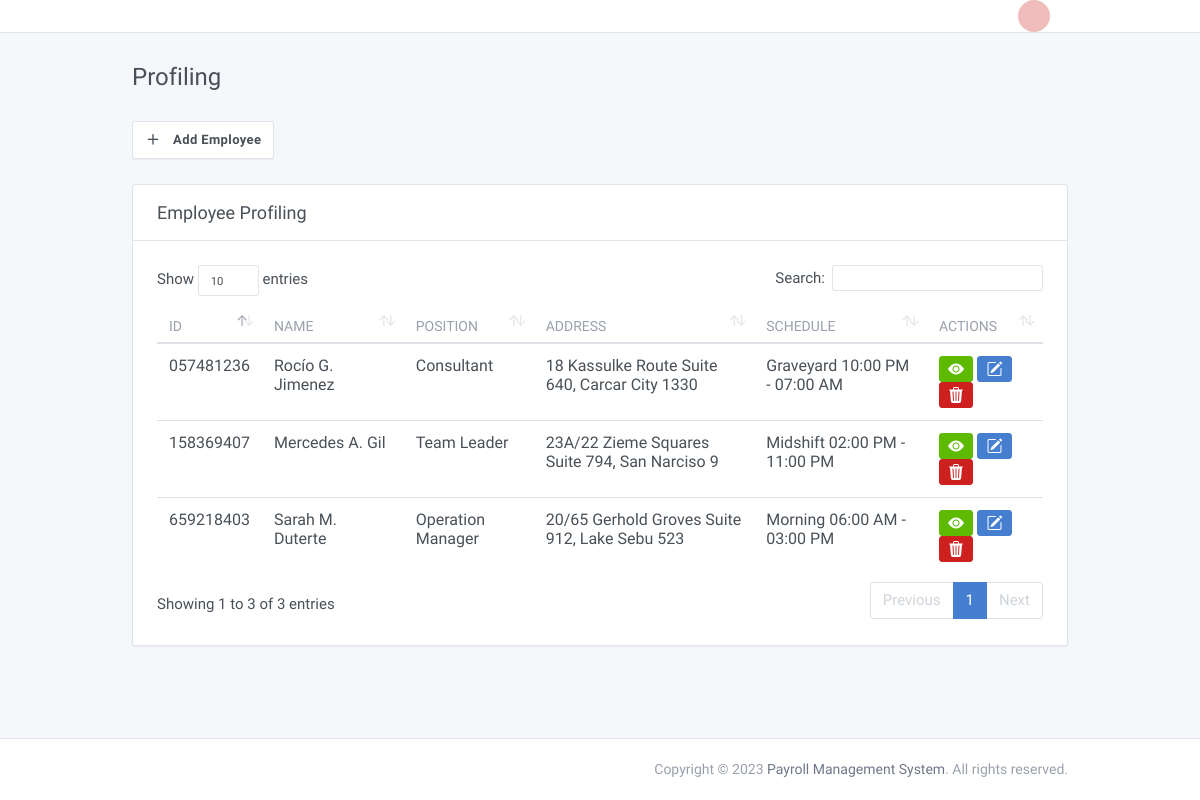
The page /admin/profile.php (signed in) on the database as committed earlier.
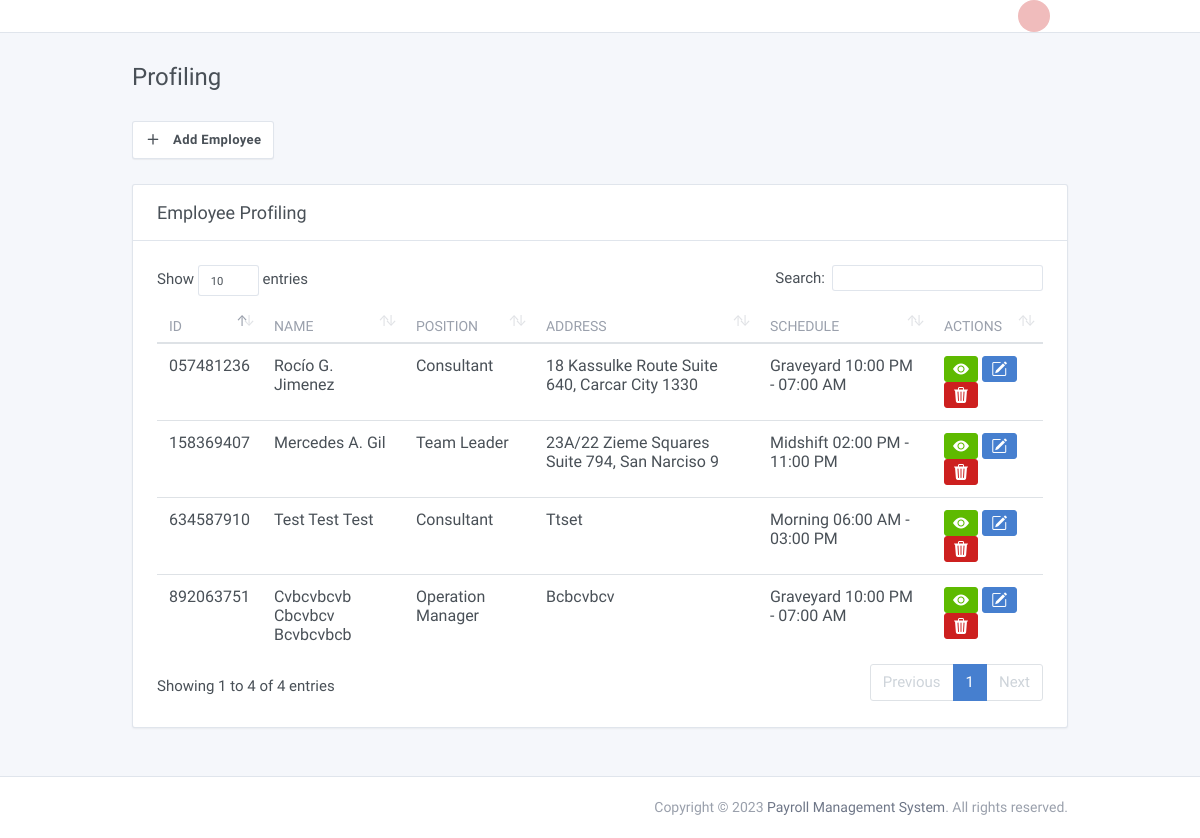
The same page on the database as committed later.
### tables this page shows
CREATE TABLE `employees` (
  `id` int(11) NOT NULL,
  `employee_id` varchar(45) DEFAULT NULL,
  `position_id` int(11) DEFAULT NULL,
  `schedule_id` int(11) DEFAULT NULL,
  `created_on` varchar(45) DEFAULT NULL,
  `photo` longtext DEFAULT NULL,
  `fullname` varchar(45) DEFAULT NULL,
  `address` varchar(45) DEFAULT NULL,
  `email` varchar(45) DEFAULT NULL,
  `phonenumber` varchar(45) DEFAULT NULL,
  `birthdate` varchar(45) DEFAULT NULL,
  `sex` varchar(45) DEFAULT NULL,
  `position` varchar(45) DEFAULT NULL,
  `civil_status` varchar(45) DEFAULT NULL,
  `citizenship` varchar(45) DEFAULT NULL,
  `height` int(11) DEFAULT NULL,
  `weight` int(11) DEFAULT NULL,
  `religion` varchar(45) DEFAULT NULL,
  `spouse` varchar(45) DEFAULT NULL,
  `spouse_occupation` varchar(45) DEFAULT NULL,
  `father` varchar(45) DEFAULT NULL,
  `father_occupation` varchar(45) DEFAULT NULL,
  `mother` varchar(45) DEFAULT NULL,
  `mother_occupation` varchar(45) DEFAULT NULL,
  `parent_address` varchar(45) DEFAULT NULL,
  `emergency_name` varchar(45) DEFAULT NULL,
  `emergency_contact` varchar(45) DEFAULT NULL,
  `project_name` varchar(45) DEFAULT NULL,
  `site_location` varchar(45) DEFAULT NULL
);

CREATE TABLE `position` (
  `id` int(11) NOT NULL,
  `description` varchar(45) DEFAULT NULL,
  `rate` double DEFAULT NULL,
  `position_id` varchar(45) DEFAULT NULL
);

CREATE TABLE `schedules` (
  `id` int(11) NOT NULL,
  `schedule_id` varchar(45) DEFAULT NULL,
  `time_in_morning` varchar(45) DEFAULT NULL,
  `time_out_morning` varchar(45) DEFAULT NULL,
  `time_in_afternoon` varchar(45) DEFAULT NULL,
  `time_out_afternoon` varchar(45) DEFAULT NULL,
  `time_in_graveyard` varchar(45) DEFAULT NULL,
  `time_out_graveyard` varchar(45) DEFAULT NULL
);

### admin/session/Global.php (called while the page is built, shortened)
<?php
 class Controller{
	public function SQLConnection(){
		$connection = array("server" => "localhost", "user" => "root", "password" => "", "database" => "payroll");
		$connections = mysqli_connect($connection["server"], $connection["user"], $connection["password"], $connection["database"]);
		return $connections;
	}
}

### admin/profile.php (the view, shortened to what this page needs)
<?php
require_once('includes/script.php');
?>
<!doctype html>
<html lang="en" dir="ltr">
<head>
  <link rel="stylesheet" href="https://cdn.jsdelivr.net/npm/bootstrap-icons@1.10.2/font/bootstrap-icons.css">
</head>
<body class="" v-on:click="Reload">
  <div class="page" id="app">
    <div class="page-main">
      <div class="header collapse d-lg-flex p-0" id="headerMenuCollapse">
        <div class="container">
          <div class="row align-items-center">
            <div class="d-flex">
              <?php require_once('includes/header.php') ?>
            </div>
            <div class="col-lg order-lg-first">
              <?php require_once('includes/subheader.php') ?>
            </div>
          </div>
        </div>
      </div>
      <div class="my-3 my-md-5">
        <div class="container">
          <div class="page-header">
            <h1 class="page-title">
              Profiling
            </h1>
          </div>
          <div class="row row-cards">
            <div style="padding-left: 12px; padding-bottom: 25px;">
              <button type="button" class="btn btn-secondary" data-toggle="modal" data-target="#modal-add-employee">
                <i class="fe fe-plus mr-2"></i> Add Employee
              </button>
            </div>
            <div class="col-12">
              <div class="card">
                <div class="card-header py-3">
                  <h3 class="card-title">Employee Profiling</h3>
                </div>
                <div class="card-body">
                  <div class="table-responsive">
                    <table class="table table-hover" id="dataTable" width="100%" cellspacing="0">
                      <thead>
                        <tr>
                          <th class="w-1">ID</th>
                          <th width="100">Name</th>
                          <th>Position</th>
                          <th>Address</th>
                          <th>Schedule</th>
                          <th>Actions</th>
                        </tr>
                      </thead>
                      <tbody>
                        <?php
                        $query = "SELECT *, employees.id AS empid FROM employees LEFT JOIN position ON position.id=employees.position_id LEFT JOIN schedules ON schedules.id=employees.schedule_id";
                        $result = mysqli_query($connection, $query);
                        while ($row = mysqli_fetch_assoc($result)) {
                        ?>
                          <tr>
                            <td><a><?php echo $row['employee_id'] ?></a></td>
                            <td><a class="text-inherit"><?php echo $row['fullname'] ?></a></td>
                            <td>
                              <?php echo $row['description'] ?>
                            </td>
                            <td>
                              <?php echo $row['address'] ?>
                            </td>
                            <td>
                              <?php
                              if (isset($row['time_in_morning'])) {
                                echo "Morning " . date("h:i A", strtotime($row['time_in_morning'])) . " - " . date("h:i A", strtotime($row['time_out_morning']));
                              } else if (isset($row['time_in_afternoon'])) {
                                echo "Midshift " . date("h:i A", strtotime($row['time_in_afternoon']))  . " - " . date("h:i A", strtotime($row['time_out_afternoon']));
                              } else if (isset($row['time_in_graveyard'])) {
                                echo "Graveyard " . date("h:i A", strtotime($row['time_in_graveyard']))  . " - " . date("h:i A", strtotime($row['time_out_graveyard']));
                              }
                              ?>
                            </td>
                            <td>
                              <a href="view.php?id=<?php echo $row['employee_id'] ?>"><button class="btn btn-success btn-sm"><i class='bi bi-eye-fill'></i></button></a>
                              <a href="edit.php?id=<?php echo $row['employee_id'] ?>"><button class="btn btn-primary btn-sm"><i class='bi bi-pencil-square'></i></button></a>
                              <button class="btn btn-danger btn-sm" data-toggle="modal" data-target="#modal-deletes-employee<?php echo $row['empid'] ?>"><i class='bi bi-trash3-fill'></i></button>
                            </td>
                          <?php } ?>
                          </tr>
                      </tbody>
                    </table>
                  </div>
                </div>
              </div>
            </div>
          </div>
        </div>
      </div>
    </div>
    <?php require_once('includes/footer.php') ?>
  </div>
</body>
</html>

### admin/includes/script.php (shortened to what this page needs)
<link rel="stylesheet" href="https://maxcdn.bootstrapcdn.com/font-awesome/4.7.0/css/font-awesome.min.css">
<link href="angular/vendor/datatables/dataTables.bootstrap4.css" rel="stylesheet">
<link href="../assets/css/dashboard.css" rel="stylesheet" />

### admin/includes/header.php (shortened to what this page needs)
<?php
 $model = new Dashboard();
 $password = $_SESSION['official_password'];
 $username = $_SESSION['official_username'];
 $query = $model->GetAdministrator($username, $password);
 $admin = mysqli_fetch_assoc($query);
        $firstname = $admin['firstname'];
        $lastname = $admin['lastname'];
?>
              <div style="padding-right: 18px;" class="d-flex order-lg-2 ml-auto">
                <div class="dropdown">
                  <a href="#" class="nav-link pr-0  leading-none" data-toggle="dropdown">
                    <span class="avatar avatar-red" style="background-image: url(../demo/b6.jpg)"></span>
                    <span class="ml-2 d-none d-lg-block">
                      <span class="text-default"><?php echo $firstname ?>&nbsp<?php echo $lastname ?></span>
                    </span>
                  </a>
                </div>
              </div>

### admin/includes/footer.php
<footer class="footer">
  <div class="container">
    <div class="row align-items-center flex-row-reverse">
      <div class="col-12 col-lg-auto mt-3 mt-lg-0">
        Copyright © <?php echo date('Y') ?> <a href=".">Payroll Management System</a>. All rights reserved.
      </div>
    </div>
  </div>
</footer>

Rows that differ between the two databases and show on the page:
removed employees: employee "659218403", fullname "Sarah M. Duterte", position.description "Operation Manager", address "20/65 Gerhold Groves Suite 912, Lake Sebu 523", schedule.time_in_morning "06:00 AM", schedule.time_out_morning "03:00 PM"
added employees: employee "634587910", fullname "Test Test Test", position.description "Consultant", address "Ttset", schedule.time_in_morning "06:00 AM", schedule.time_out_morning "03:00 PM"
added employees: employee "892063751", fullname "Cvbcvbcvb Cbcvbcv Bcvbcvbcb", position.description "Operation Manager", address "Bcbcvbcv", schedule.time_in_graveyard "10:00 PM", schedule.time_out_graveyard "07:00 AM"
Other text that changed with them:
text written by a page script: "Show entries Search: Showing 1 to 3 of 3 entries Previous 1 Next" → "Show entries Search: Showing 1 to 4 of 4 entries Previous 1 Next"
